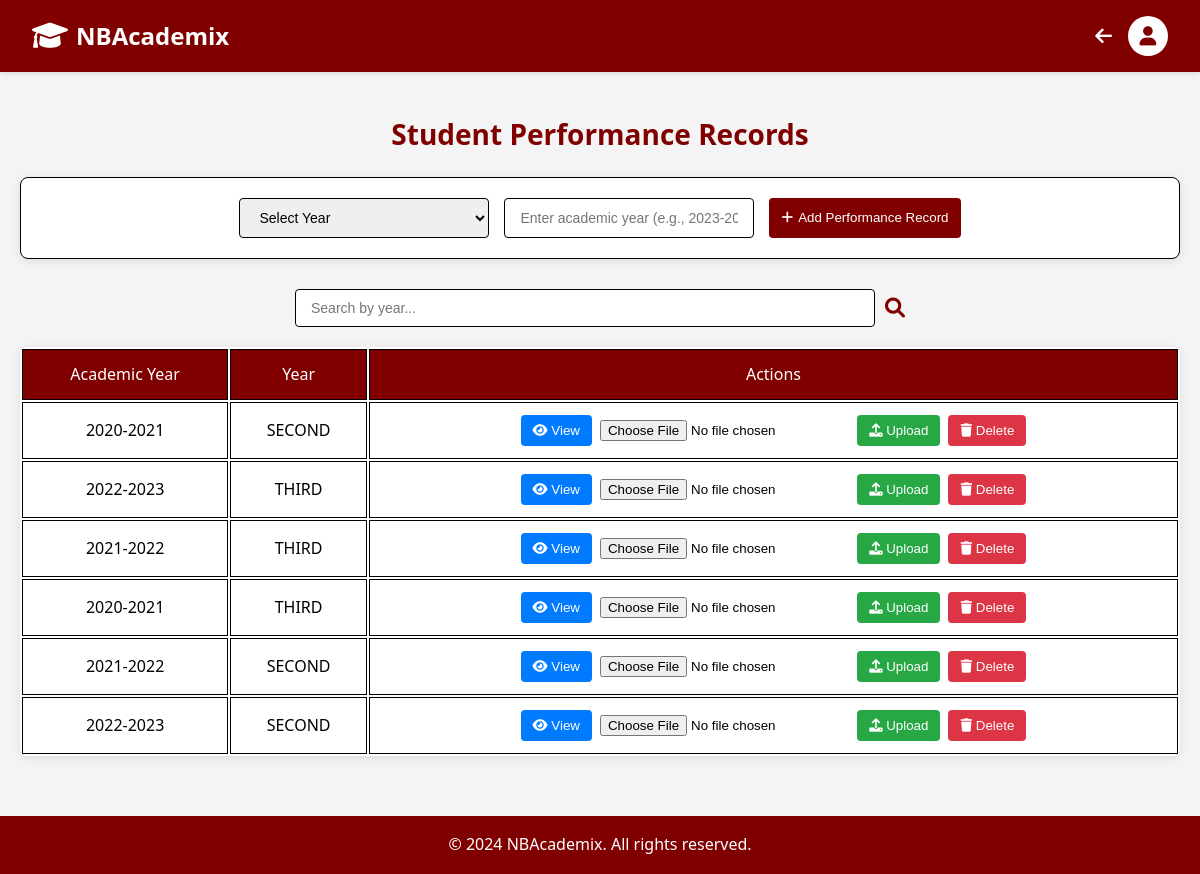
Screenshot of /student-performance/ (signed in) with the database file from the repository.
### adminpage/models.py (models this page shows, shortened)
class StudentPerformance(models.Model):
    academic_year_in = models.CharField(max_length=50)  # e.g., FIRST, SECOND
    academic_year = models.CharField(max_length=20)  # e.g., 2023-2024
    created_at = models.DateTimeField(auto_now_add=True)
    class Meta:
        unique_together = ['academic_year_in', 'academic_year']

### adminpage/views.py (the view, shortened to what this page needs)
# urls.py: path('student-performance/', views.student_performance_view, name='student_performance'),
@login_required
def student_performance_view(request):
    performances = StudentPerformance.objects.all().order_by('-created_at')
    context = {
        'performances': performances,
    }
    return render(request, 'adminpage/student_performance.html', context)

### adminpage/templates/adminpage/student_performance.html (shortened to what this page needs)
{% extends 'adminpage/base.html' %}
{% block content %}
<div class="performance-container">
    <h2>Student Performance Records</h2>
    <div class="add-performance-section">
        <form method="post" action="" class="add-form">
            <div class="form-group">
                <select name="academic_year_in" required class="form-select">
                    <option value="" disabled selected>Select Year</option>
                </select>
                <input type="text" name="academic_year" placeholder="Enter academic year (e.g., 2023-2024)" required class="form-input">
                <button type="submit" class="btn add-btn">
                    <i class="fas fa-plus"></i> Add Performance Record
                </button>
            </div>
        </form>
    </div>
    <div class="search-container">
        <input type="text" id="searchInput" placeholder="Search by year..." class="search-input">
        <i class="fas fa-search search-icon"></i>
    </div>
    <div class="table-responsive">
        <table class="performance-table">
            <thead>
                <tr>
                    <th>Academic Year</th>
                    <th>Year</th>
                    <th>Actions</th>
                </tr>
            </thead>
            <tbody id="performanceTableBody">
                {% for performance in performances %}
                    <tr class="performance-row">
                        <td>{{ performance.academic_year }}</td>
                        <td>{{ performance.academic_year_in }}</td>
                        <td class="action-buttons">
                            <button type="button" class="btn view-btn" onclick="openModal('modal-{{ performance.id }}')">
                                <i class="fas fa-eye"></i> View
                            </button>
                            <form method="post" action="{% url 'upload_performance_file' performance.id %}" enctype="multipart/form-data" class="upload-form">
                                <input type="file" name="document" accept=".pdf,.doc,.docx,.xls,.xlsx" class="file-input" required>
                                <button type="submit" class="btn upload-btn">
                                    <i class="fas fa-upload"></i> Upload
                                </button>
                            </form>
                            <form method="post" action="{% url 'delete_performance' performance.id %}" class="delete-form" onsubmit="return confirm('Are you sure you want to delete this entire record? This will also delete all associated documents.');">
                                <button type="submit" class="btn delete-btn">
                                    <i class="fas fa-trash"></i> Delete
                                </button>
                            </form>
                        </td>
                    </tr>
                {% endfor %}
            </tbody>
        </table>
    </div>
</div>
{% endblock %}

### adminpage/templates/adminpage/base.html (style rules this page uses)
* { margin: 0; padding: 0; box-sizing: border-box; }
body { font-family: 'Segoe UI', Tahoma, Geneva, Verdana, sans-serif; background-color: #f4f4f4; line-height: 1.6; min-height: 100vh; display: flex; flex-direction: column; }

### adminpage/templates/adminpage/student_performance.html (style rules this page uses)
.performance-container { padding: 40px 20px; max-width: 1200px; margin: 0 auto; }
h2 { color: #800000; margin-bottom: 20px; text-align: center; font-size: 28px; }
.add-performance-section { background: #fff; padding: 20px; border-radius: 8px; box-shadow: 0 2px 10px rgba(0, 0, 0, 0.1); margin-bottom: 30px; border: 1px solid black; }
.form-group { display: flex; gap: 15px; flex-wrap: wrap; justify-content: center; align-items: center; }
.form-input, .form-select { padding: 10px 15px; border: 1px solid #ddd; border-radius: 4px; font-size: 14px; width: 250px; margin-bottom: 0; height: 40px; transition: border-color 0.3s; border: 1px solid black; }
.add-btn { padding: 10px 20px; background-color: #800000; color: white; border-radius: 4px; border: none; cursor: pointer; transition: background-color 0.3s; height: 40px; line-height: 20px; display: flex; align-items: center; gap: 5px; }
.search-container { display: flex; justify-content: center; align-items: center; margin-bottom: 20px; gap: 10px; }
.search-input { width: 50%; padding: 10px 15px; border: 1px solid black; border-radius: 4px; font-size: 14px; }
.search-icon { font-size: 20px; color: #800000; cursor: pointer; }
.table-responsive { margin-bottom: 20px; background: white; border-radius: 8px; box-shadow: 0 2px 10px rgba(0, 0, 0, 0.1); overflow-x: auto; }
.performance-table { width: 100%; }
.performance-table th, .performance-table td { padding: 12px; text-align: center; border: 1px solid black; vertical-align: middle; }
.performance-table th { background-color: #800000; color: white; font-weight: 500; }
.action-buttons { display: flex; flex-wrap: wrap; justify-content: center; gap: 8px; padding: 4px; min-height: 40px; align-items: center; }
.btn { border: none; padding: 8px 12px; border-radius: 4px; cursor: pointer; transition: background-color 0.3s ease; }
.view-btn { background-color: #007bff; color: white; }
.upload-btn { background-color: #28a745; color: white; }
.delete-btn { background-color: #dc3545; color: white; }

### rows the page displays
StudentPerformance: academic_year "2020-2021", academic_year_in "SECOND"
StudentPerformance: academic_year "2022-2023", academic_year_in "THIRD"
StudentPerformance: academic_year "2021-2022", academic_year_in "THIRD"
StudentPerformance: academic_year "2020-2021", academic_year_in "THIRD"
StudentPerformance: academic_year "2021-2022", academic_year_in "SECOND"
StudentPerformance: academic_year "2022-2023", academic_year_in "SECOND"
